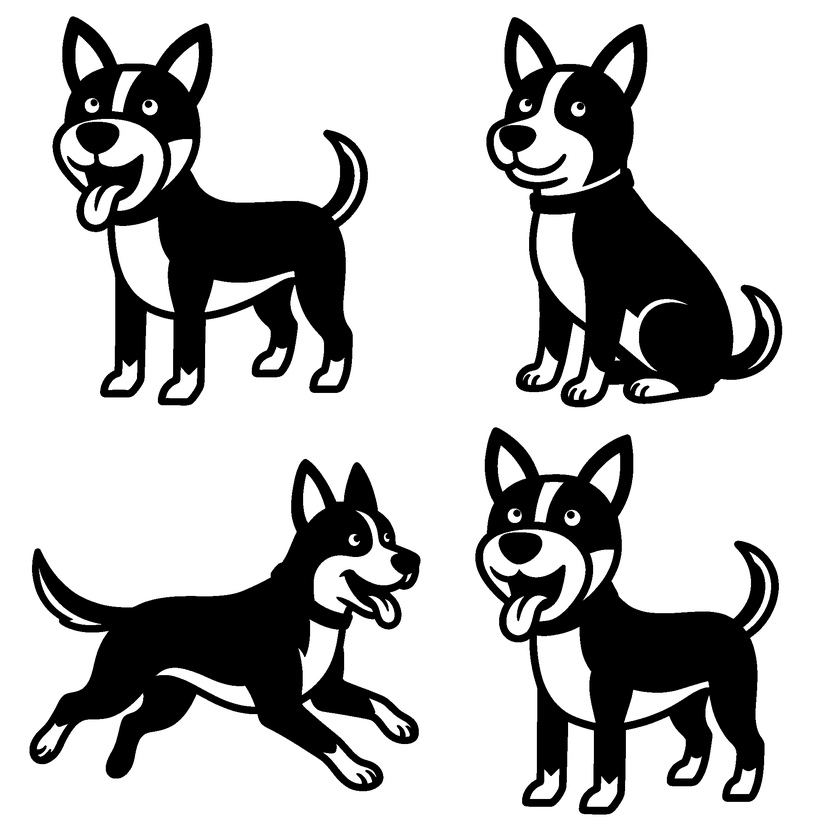
#> input picture backend/storage/creation_104/Fichier_Import_source.png, 840 x 840 px, shrunk from 2048 x 2048 before the run
$ python -i image.py   (imports and definitions only)
#> lines starting #> are read from the running program, lines starting #| are printed output that depends on the picture; after the words box and inside, x2 and y2 are one past the last pixel; in counts of white or black regions, pixels touching at a corner belong together
import gc
import os
import zipfile
from typing import Optional
from PIL import Image, ImageFilter, ImageOps
import numpy as np


def convert_to_transparent_png(source_path: str, output_path: str, target_size: Optional[int] = None, scale_factor: int = 4):
    """
    Isolates stencil/image lines from a white background, converts to crystal-clear RGBA transparent PNG,
    eliminates white-fringe halos with smooth alpha anti-aliasing, and upscales cleanly with 300 DPI metadata.
    """
#> called with output_path = 'out.png', scale_factor = 4
    if not os.path.exists(source_path):
        raise FileNotFoundError(f"Source image not found at {source_path}")

    with Image.open(source_path) as img:
        # Flatten alpha if present on white background
#> img is the input picture: PIL image 840x840 RGBA; mean R, G, B, A 0, 0, 0, 66.1
        if img.mode in ("RGBA", "LA") or (img.mode == "P" and "transparency" in img.info):
            white_bg = Image.new("RGBA", img.size, (255, 255, 255, 255))
#> white_bg: PIL image 840x840 RGBA; every value is 255
            white_bg.alpha_composite(img.convert("RGBA"))
            base_rgb = white_bg.convert("RGB")
        else:
            base_rgb = img.convert("RGB")

        # 1. High-Quality Super-Resolution Upscaling (Lanczos)
        orig_w, orig_h = base_rgb.size
#> orig_w = 840; orig_h = 840
        if target_size:
            scale = target_size / max(orig_w, orig_h)
        else:
            scale = float(scale_factor)

        new_w = max(1, int(orig_w * scale))
#> new_w = 3360
        new_h = max(1, int(orig_h * scale))
#> new_h = 3360
        upscaled_rgb = base_rgb.resize((new_w, new_h), resample=Image.Resampling.LANCZOS)

        # 2. Fast NumPy Vectorized Alpha Extraction & Anti-Halo Edge Smoothing
        rgb_arr = np.array(upscaled_rgb, dtype=np.uint8)
        gray_arr = (0.299 * rgb_arr[:, :, 0] + 0.587 * rgb_arr[:, :, 1] + 0.114 * rgb_arr[:, :, 2])

        # Smooth alpha gradient: pure black (0) has alpha=255, pure white (>240) has alpha=0
        # Values between 200 and 240 have smooth linear ramp to prevent jagged edges
        alpha = np.zeros_like(gray_arr, dtype=np.uint8)
        alpha[gray_arr < 200] = 255
        ramp_mask = (gray_arr >= 200) & (gray_arr <= 245)
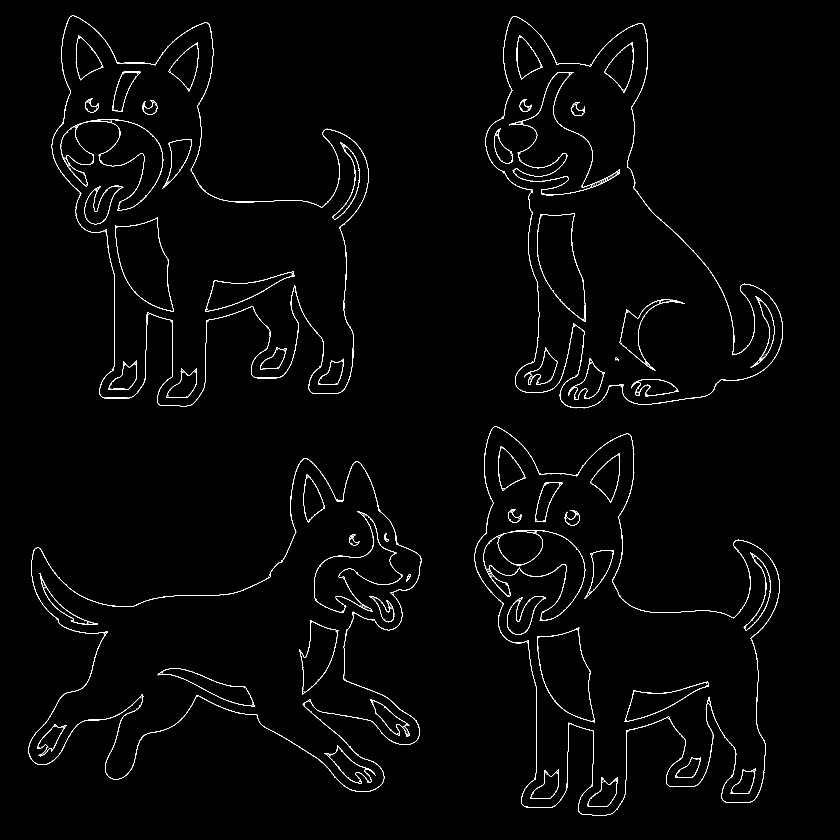
#> ramp_mask: shape (3360, 3360) bool (shown at 1/4 size); 0.82% white in thin lines or dots, all inside (x1, y1, x2, y2) = (115, 62, 3131, 3262)
        alpha[ramp_mask] = ((245.0 - gray_arr[ramp_mask]) / 45.0 * 255.0).astype(np.uint8)
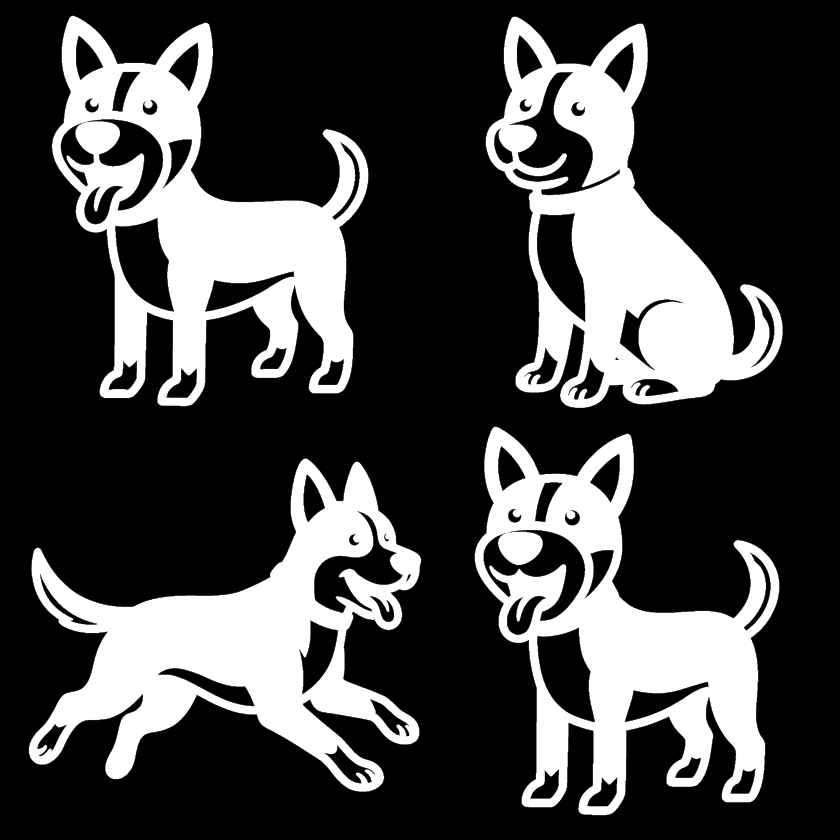
#> alpha: shape (3360, 3360) (shown at 1/4 size); min 0, max 255, mean 69

        # Force foreground color to solid clean dark tones (prevent white halo leakage)
        rgba_arr = np.zeros((rgb_arr.shape[0], rgb_arr.shape[1], 4), dtype=np.uint8)
        rgba_arr[:, :, 0] = np.where(gray_arr < 240, rgb_arr[:, :, 0], 0)
        rgba_arr[:, :, 1] = np.where(gray_arr < 240, rgb_arr[:, :, 1], 0)
        rgba_arr[:, :, 2] = np.where(gray_arr < 240, rgb_arr[:, :, 2], 0)
        rgba_arr[:, :, 3] = alpha

        out_img = Image.fromarray(rgba_arr, mode="RGBA")

        # 3. Save PNG with explicit 300 DPI metadata (11811 pixels/meter)
        out_img.save(
            output_path,
            "PNG",
            optimize=True,
            dpi=(300, 300)
        )
        out_img.close()
        upscaled_rgb.close()
        base_rgb.close()
        gc.collect()


def png_to_pdf(png_path: str, pdf_path: str):
    """
    Converts a PNG image (handling transparency by compositing over solid white)
    into a print-ready 300 DPI Adobe PDF file.
    """
    if not os.path.exists(png_path):
        raise FileNotFoundError(f"PNG file not found at {png_path}")

    with Image.open(png_path) as img:
        if img.mode in ("RGBA", "LA") or (img.mode == "P" and "transparency" in img.info):
            rgba_img = img.convert("RGBA")
            background = Image.new("RGB", rgba_img.size, (255, 255, 255))
            background.paste(rgba_img, mask=rgba_img.split()[3])
            background.save(pdf_path, "PDF", resolution=300.0)
        else:
            rgb_img = img.convert("RGB")
            rgb_img.save(pdf_path, "PDF", resolution=300.0)


def package_assets(file_paths: list, zip_path: str, base_dir: Optional[str] = None):
    """Compresses generated client files into a clean WinRAR/Cricut compatible ZIP archive."""
    with zipfile.ZipFile(zip_path, 'w', zipfile.ZIP_DEFLATED) as zipf:
        for file_path in file_paths:
            if file_path and os.path.exists(file_path):
                arcname = os.path.relpath(file_path, base_dir) if base_dir else os.path.basename(file_path)
                zipf.write(file_path, arcname=arcname)

>>> result = convert_to_transparent_png('../../storage/creation_104/Fichier_Import_source.png', 'out.png')

$ run again, on backend/storage/creation_104/element_2.png
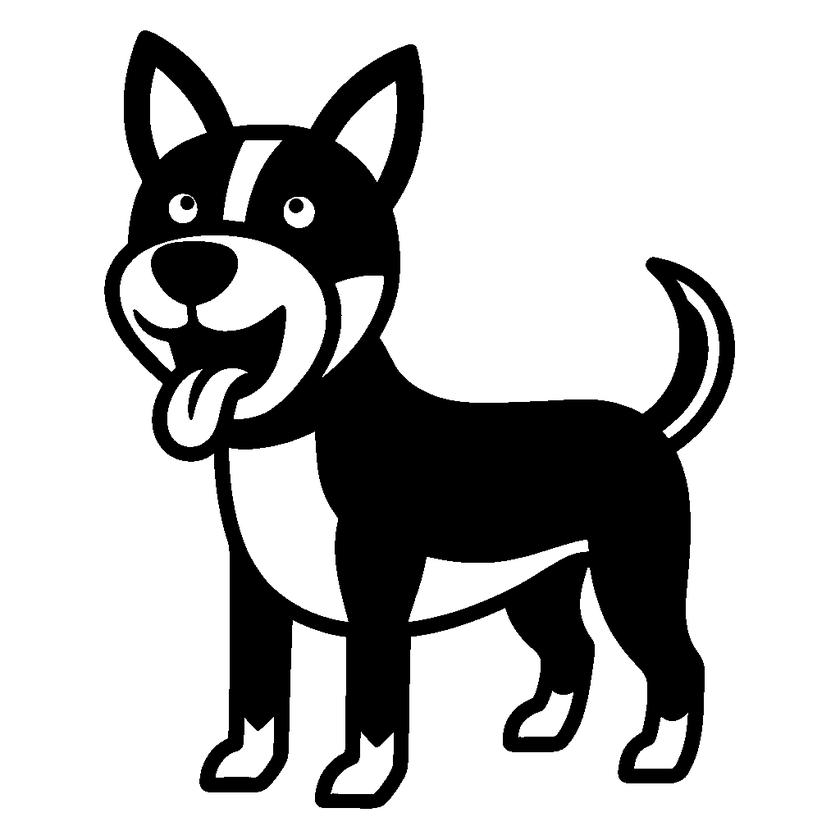
#> input picture backend/storage/creation_104/element_2.png, 840 x 840 px, shrunk from 1024 x 1024 before the run
#> in convert_to_transparent_png, img is the input picture: PIL image 840x840 L; min 0, max 255, mean 187.5
#> in convert_to_transparent_png, `ramp_mask = (gray_arr >= 200) & (gray_arr <= 245)`:
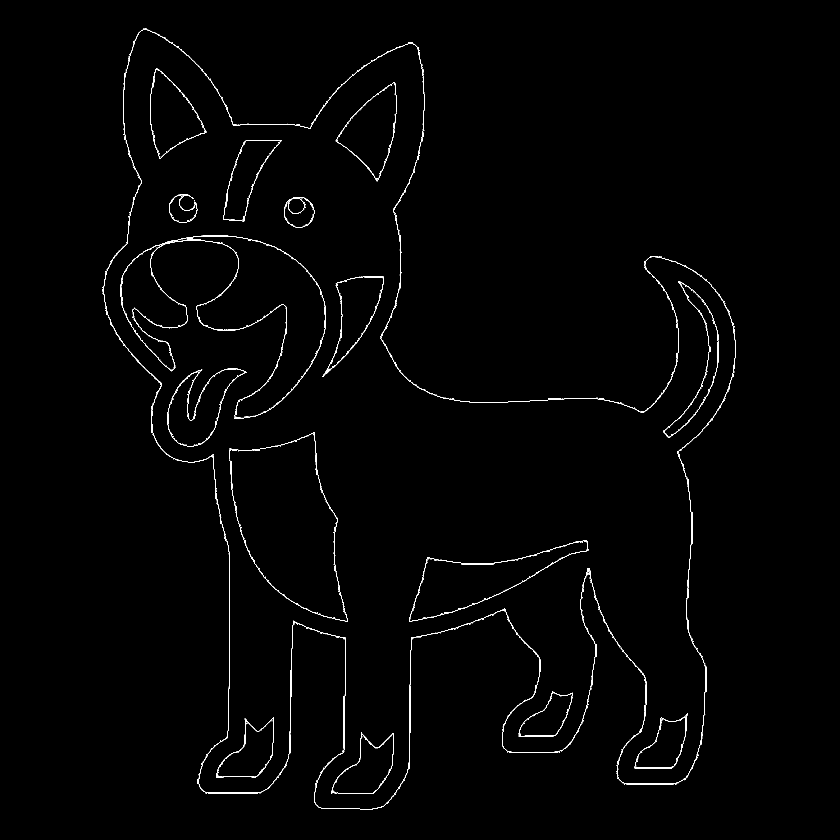
#> ramp_mask: shape (3360, 3360) bool (shown at 1/4 size); 0.52% white in thin lines or dots, all inside (x1, y1, x2, y2) = (408, 112, 2942, 3238)
#> in convert_to_transparent_png, `alpha[ramp_mask] = ((245.0 - gray_arr[ramp_mask]) / 45.0 * 255.0).asty..`:
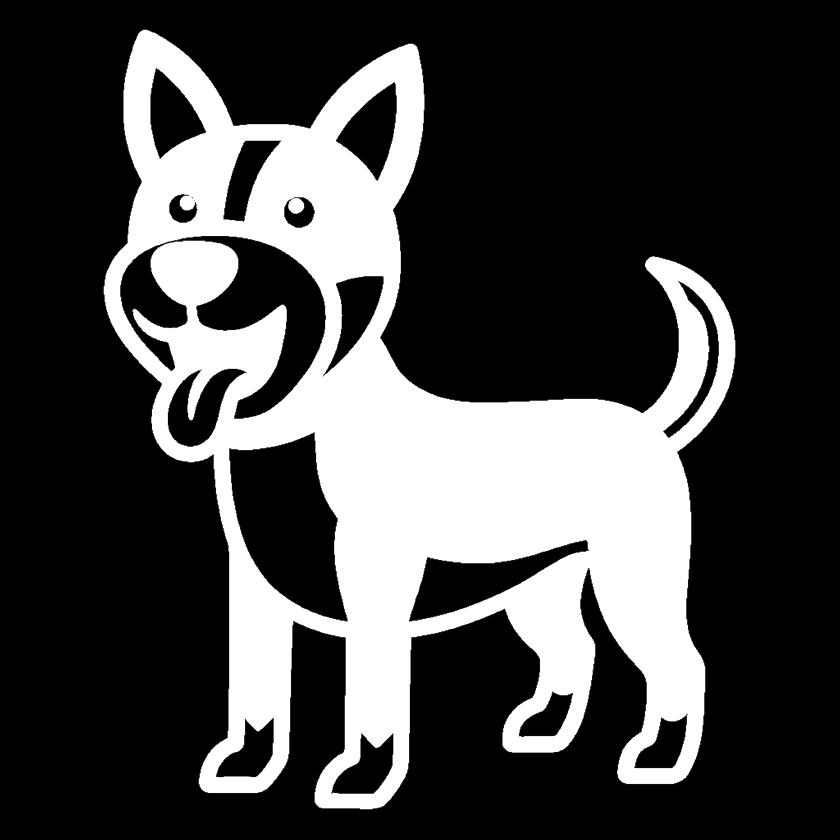
#> alpha: shape (3360, 3360) (shown at 1/4 size); min 0, max 255, mean 69.1
